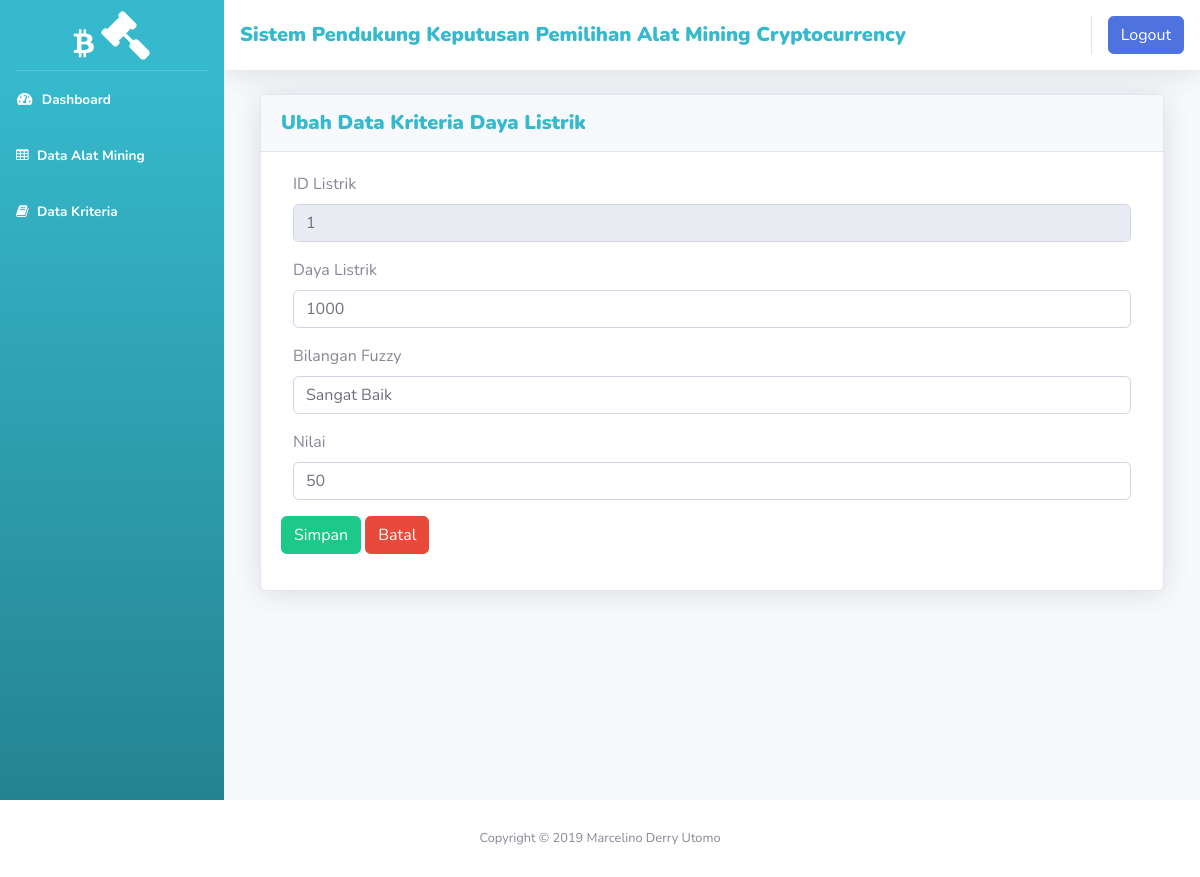
The app's page /admin/data_kriteria_listrik_ubah.php?id_listrik=1 with its own data.
### tables this page shows
CREATE TABLE `kriterialistrik` (
  `id_listrik` int(11) NOT NULL,
  `listrik` varchar(20) NOT NULL,
  `bilanganfuzzy` varchar(15) NOT NULL,
  `nilai` varchar(5) NOT NULL
);

### admin/data_kriteria_listrik_ubah.php (the view, shortened to what this page needs)
<?php include_once 'atribut/head.php'; ?>
<?php
$idlistrik = $_GET['id_listrik'];
$sql       = "SELECT * FROM kriterialistrik WHERE id_listrik = '$idlistrik'";
$query     = mysqli_query($konek, $sql);
$row       = mysqli_fetch_array($query);
?>
<div id="wrapper">
  <?php include_once 'atribut/sidebar.php'; ?>
  <div id="content-wrapper" class="d-flex flex-column">
    <div id="content">
      <?php include_once 'atribut/navbar.php'; ?>
      <div class="container-fluid">
        <div class="col-xl-12  col-lg-8">
          <div class="card shadow mb-4">
            <div class="card-header py-3 d-flex flex-row align-items-center justify-content-between">
              <h5 class="m-0 font-weight-bold text-info"> <b> Ubah Data Kriteria Daya Listrik </b></h5>
            </div>
            <div class="card-body">
              <form class="form" method="post">
                <div class="form-group">
                  <label class="control-label col-md-12 col-sm-12 col-xs-12">ID Listrik</label>
                  <div class="col-md-12 col-sm-12 col-xs-12">
                    <input class="form-control" type="text" name="idlistrik" value="<?php echo $row['id_listrik']; ?>"
                      readonly="readonly">
                  </div>
                </div>
                <div class="form-group">
                  <label class="control-label col-md-12 col-sm-12 col-xs-12">Daya Listrik</label>
                  <div class="col-md-12 col-sm-12 col-xs-12">
                    <input class="form-control" type="text" name="listrik" value="<?php echo $row['listrik']; ?>">
                  </div>
                </div>
                <div class="form-group">
                  <label class="control-label col-md-12 col-sm-12 col-xs-12">Bilangan Fuzzy</label>
                  <div class="col-md-12 col-sm-12 col-xs-12">
                    <input class="form-control" type="text" name="bilfuzzy"
                      value="<?php echo $row['bilanganfuzzy']; ?>">
                  </div>
                </div>
                <div class="form-group">
                  <label class="control-label col-md-12 col-sm-12 col-xs-12">Nilai</label>
                  <div class="col-md-12 col-sm-12 col-xs-12">
                    <input class="form-control" type="text" name="nilai" value="<?php echo $row['nilai']; ?>">
                  </div>
                </div>
                <input class="btn btn-success" type="submit" name="simpan" value="Simpan">
                <a href="data_kriteria.php">
                  <button type="button" name="button" class="btn btn-danger">Batal</button>
                </a>
              </form>
            </div>
          </div>
        </div>
      </div>
    </div>
  </div>
</div>
<footer class="sticky-footer bg-white">
  <div class="container my-auto">
    <div class="copyright text-center my-auto">
      <span>Copyright &copy; 2019 Marcelino Derry Utomo</span>
    </div>
  </div>
</footer>
<?php include_once 'atribut/foot.php'; ?>

### records on screen
kriterialistrik: idlistrik "1", listrik "1000", bilfuzzy "Sangat Baik", nilai "50"
